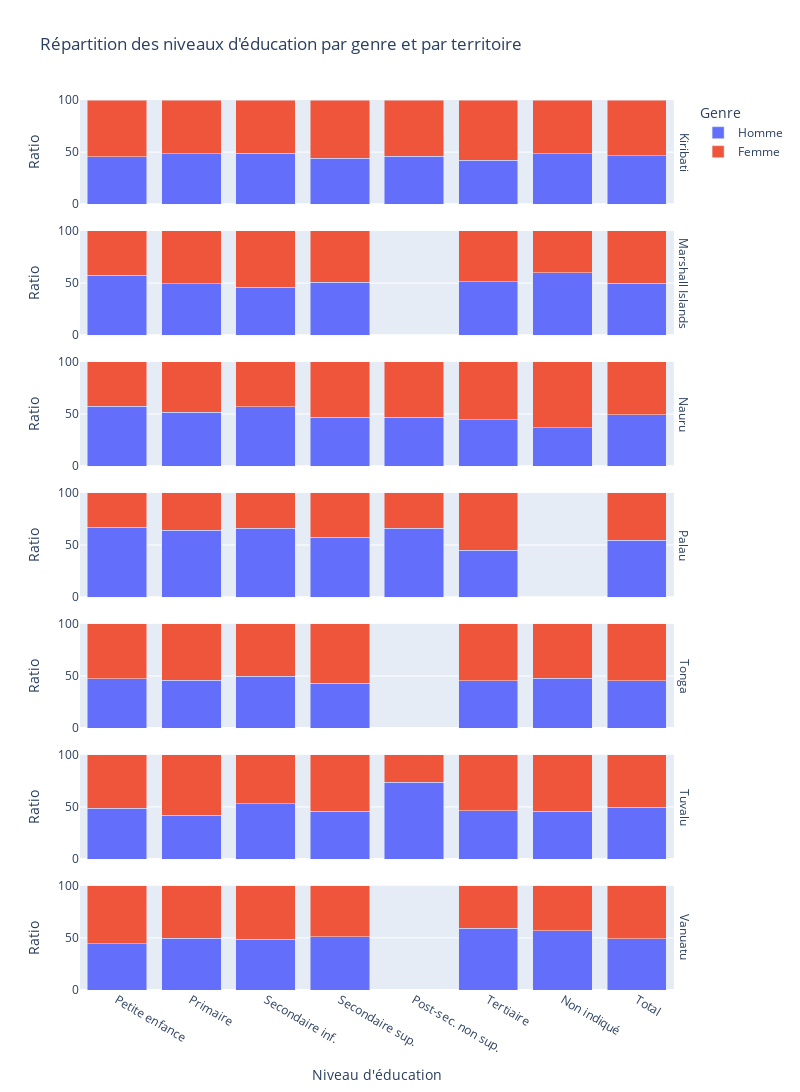

Write notebook code for a chart like this one.
### Code cell
fig = px.bar(
    ratio,
    x="Niveau d'éducation",
    y="Ratio",
    color="Genre",
    facet_row="Pays et territoires insulaires du Pacifique",
    barmode="stack",
    title="Répartition des niveaux d'éducation par genre et par territoire",
    labels={"Value": "Total population"},
    range_y=[0, 100],
    height=200 * len(all_data["Pays et territoires insulaires du Pacifique"].unique()),
    width=800,
)
fig.for_each_annotation(lambda a: a.update(text=a.text.split("=")[-1]))
fig.show()

### Figure 1 — Plotly figure (JSON) as saved in the notebook; plotly's stock layout.template omitted (floating-point values rounded to 4 significant figures)
{"data": [{"alignmentgroup": "True", "hovertemplate": "Genre=Homme<br>Pays et territoires insulaires du Pacifique=Kiribati<br>Niveau d'éducation=%{x}<br>Ratio=%{y}<extra></extra>", "legendgroup": "Homme", "marker": {"color": "#636efa", "pattern": {"shape": ""}}, "name": "Homme", "offsetgroup": "Homme", "orientation": "v", "showlegend": true, "textposition": "auto", "type": "bar", "x": ["Petite enfance", "Primaire", "Secondaire inf.", "Secondaire sup.", "Post-sec. non sup.", "Tertiaire", "Non indiqué", "Total"], "xaxis": "x7", "y": [45.45, 48.36, 49.04, 44.03, 46.28, 42.16, 48.36, 46.76], "yaxis": "y7"}, {"alignmentgroup": "True", "hovertemplate": "Genre=Homme<br>Pays et territoires insulaires du Pacifique=Marshall Islands<br>Niveau d'éducation=%{x}<br>Ratio=%{y}<extra></extra>", "legendgroup": "Homme", "marker": {"color": "#636efa", "pattern": {"shape": ""}}, "name": "Homme", "offsetgroup": "Homme", "orientation": "v", "showlegend": false, "textposition": "auto", "type": "bar", "x": ["Petite enfance", "Primaire", "Secondaire inf.", "Secondaire sup.", "Tertiaire", "Non indiqué", "Total"], "xaxis": "x6", "y": [57.55, 49.56, 45.98, 50.74, 51.22, 60.1, 49.85], "yaxis": "y6"}, {"alignmentgroup": "True", "hovertemplate": "Genre=Homme<br>Pays et territoires insulaires du Pacifique=Nauru<br>Niveau d'éducation=%{x}<br>Ratio=%{y}<extra></extra>", "legendgroup": "Homme", "marker": {"color": "#636efa", "pattern": {"shape": ""}}, "name": "Homme", "offsetgroup": "Homme", "orientation": "v", "showlegend": false, "textposition": "auto", "type": "bar", "x": ["Petite enfance", "Primaire", "Secondaire inf.", "Secondaire sup.", "Post-sec. non sup.", "Tertiaire", "Non indiqué", "Total"], "xaxis": "x5", "y": [57.54, 51.91, 57.09, 46.77, 46.77, 44.65, 37.06, 49.47], "yaxis": "y5"}, {"alignmentgroup": "True", "hovertemplate": "Genre=Homme<br>Pays et territoires insulaires du Pacifique=Palau<br>Niveau d'éducation=%{x}<br>Ratio=%{y}<extra></extra>", "legendgroup": "Homme", "marker": {"color": "#636efa", "pattern": {"shape": ""}}, "name": "Homme", "offsetgroup": "Homme", "orientation": "v", "showlegend": false, "textposition": "auto", "type": "bar", "x": ["Petite enfance", "Primaire", "Secondaire inf.", "Secondaire sup.", "Post-sec. non sup.", "Tertiaire", "Total"], "xaxis": "x4", "y": [66.9, 64.38, 65.95, 57.23, 65.86, 45.11, 54.69], "yaxis": "y4"}, {"alignmentgroup": "True", "hovertemplate": "Genre=Homme<br>Pays et territoires insulaires du Pacifique=Tonga<br>Niveau d'éducation=%{x}<br>Ratio=%{y}<extra></extra>", "legendgroup": "Homme", "marker": {"color": "#636efa", "pattern": {"shape": ""}}, "name": "Homme", "offsetgroup": "Homme", "orientation": "v", "showlegend": false, "textposition": "auto", "type": "bar", "x": ["Petite enfance", "Primaire", "Secondaire inf.", "Secondaire sup.", "Tertiaire", "Non indiqué", "Total"], "xaxis": "x3", "y": [47.53, 45.79, 49.68, 42.88, 45.57, 47.58, 45.61], "yaxis": "y3"}, {"alignmentgroup": "True", "hovertemplate": "Genre=Homme<br>Pays et territoires insulaires du Pacifique=Tuvalu<br>Niveau d'éducation=%{x}<br>Ratio=%{y}<extra></extra>", "legendgroup": "Homme", "marker": {"color": "#636efa", "pattern": {"shape": ""}}, "name": "Homme", "offsetgroup": "Homme", "orientation": "v", "showlegend": false, "textposition": "auto", "type": "bar", "x": ["Petite enfance", "Primaire", "Secondaire inf.", "Secondaire sup.", "Post-sec. non sup.", "Tertiaire", "Non indiqué", "Total"], "xaxis": "x2", "y": [48.5, 42, 53.17, 45.67, 73.71, 46.25, 45.94, 49.64], "yaxis": "y2"}, {"alignmentgroup": "True", "hovertemplate": "Genre=Homme<br>Pays et territoires insulaires du Pacifique=Vanuatu<br>Niveau d'éducation=%{x}<br>Ratio=%{y}<extra></extra>", "legendgroup": "Homme", "marker": {"color": "#636efa", "pattern": {"shape": ""}}, "name": "Homme", "offsetgroup": "Homme", "orientation": "v", "showlegend": false, "textposition": "auto", "type": "bar", "x": ["Petite enfance", "Primaire", "Secondaire inf.", "Secondaire sup.", "Tertiaire", "Non indiqué", "Total"], "xaxis": "x", "y": [44.53, 49.46, 48.55, 50.92, 59.13, 56.79, 49.19], "yaxis": "y"}, {"alignmentgroup": "True", "hovertemplate": "Genre=Femme<br>Pays et territoires insulaires du Pacifique=Kiribati<br>Niveau d'éducation=%{x}<br>Ratio=%{y}<extra></extra>", "legendgroup": "Femme", "marker": {"color": "#EF553B", "pattern": {"shape": ""}}, "name": "Femme", "offsetgroup": "Femme", "orientation": "v", "showlegend": true, "textposition": "auto", "type": "bar", "x": ["Petite enfance", "Primaire", "Secondaire inf.", "Secondaire sup.", "Post-sec. non sup.", "Tertiaire", "Non indiqué", "Total"], "xaxis": "x7", "y": [54.55, 51.64, 50.96, 55.97, 53.72, 57.84, 51.64, 53.24], "yaxis": "y7"}, {"alignmentgroup": "True", "hovertemplate": "Genre=Femme<br>Pays et territoires insulaires du Pacifique=Marshall Islands<br>Niveau d'éducation=%{x}<br>Ratio=%{y}<extra></extra>", "legendgroup": "Femme", "marker": {"color": "#EF553B", "pattern": {"shape": ""}}, "name": "Femme", "offsetgroup": "Femme", "orientation": "v", "showlegend": false, "textposition": "auto", "type": "bar", "x": ["Petite enfance", "Primaire", "Secondaire inf.", "Secondaire sup.", "Tertiaire", "Non indiqué", "Total"], "xaxis": "x6", "y": [42.45, 50.44, 54.02, 49.26, 48.78, 39.9, 50.15], "yaxis": "y6"}, {"alignmentgroup": "True", "hovertemplate": "Genre=Femme<br>Pays et territoires insulaires du Pacifique=Nauru<br>Niveau d'éducation=%{x}<br>Ratio=%{y}<extra></extra>", "legendgroup": "Femme", "marker": {"color": "#EF553B", "pattern": {"shape": ""}}, "name": "Femme", "offsetgroup": "Femme", "orientation": "v", "showlegend": false, "textposition": "auto", "type": "bar", "x": ["Petite enfance", "Primaire", "Secondaire inf.", "Secondaire sup.", "Post-sec. non sup.", "Tertiaire", "Non indiqué", "Total"], "xaxis": "x5", "y": [42.46, 48.09, 42.91, 53.23, 53.23, 55.35, 62.94, 50.53], "yaxis": "y5"}, {"alignmentgroup": "True", "hovertemplate": "Genre=Femme<br>Pays et territoires insulaires du Pacifique=Palau<br>Niveau d'éducation=%{x}<br>Ratio=%{y}<extra></extra>", "legendgroup": "Femme", "marker": {"color": "#EF553B", "pattern": {"shape": ""}}, "name": "Femme", "offsetgroup": "Femme", "orientation": "v", "showlegend": false, "textposition": "auto", "type": "bar", "x": ["Petite enfance", "Primaire", "Secondaire inf.", "Secondaire sup.", "Post-sec. non sup.", "Tertiaire", "Total"], "xaxis": "x4", "y": [33.1, 35.62, 34.05, 42.77, 34.14, 54.89, 45.31], "yaxis": "y4"}, {"alignmentgroup": "True", "hovertemplate": "Genre=Femme<br>Pays et territoires insulaires du Pacifique=Tonga<br>Niveau d'éducation=%{x}<br>Ratio=%{y}<extra></extra>", "legendgroup": "Femme", "marker": {"color": "#EF553B", "pattern": {"shape": ""}}, "name": "Femme", "offsetgroup": "Femme", "orientation": "v", "showlegend": false, "textposition": "auto", "type": "bar", "x": ["Petite enfance", "Primaire", "Secondaire inf.", "Secondaire sup.", "Tertiaire", "Non indiqué", "Total"], "xaxis": "x3", "y": [52.47, 54.21, 50.32, 57.12, 54.43, 52.42, 54.39], "yaxis": "y3"}, {"alignmentgroup": "True", "hovertemplate": "Genre=Femme<br>Pays et territoires insulaires du Pacifique=Tuvalu<br>Niveau d'éducation=%{x}<br>Ratio=%{y}<extra></extra>", "legendgroup": "Femme", "marker": {"color": "#EF553B", "pattern": {"shape": ""}}, "name": "Femme", "offsetgroup": "Femme", "orientation": "v", "showlegend": false, "textposition": "auto", "type": "bar", "x": ["Petite enfance", "Primaire", "Secondaire inf.", "Secondaire sup.", "Post-sec. non sup.", "Tertiaire", "Non indiqué", "Total"], "xaxis": "x2", "y": [51.5, 58.0, 46.83, 54.33, 26.29, 53.75, 54.06, 50.36], "yaxis": "y2"}, {"alignmentgroup": "True", "hovertemplate": "Genre=Femme<br>Pays et territoires insulaires du Pacifique=Vanuatu<br>Niveau d'éducation=%{x}<br>Ratio=%{y}<extra></extra>", "legendgroup": "Femme", "marker": {"color": "#EF553B", "pattern": {"shape": ""}}, "name": "Femme", "offsetgroup": "Femme", "orientation": "v", "showlegend": false, "textposition": "auto", "type": "bar", "x": ["Petite enfance", "Primaire", "Secondaire inf.", "Secondaire sup.", "Tertiaire", "Non indiqué", "Total"], "xaxis": "x", "y": [55.47, 50.54, 51.45, 49.08, 40.87, 43.21, 50.81], "yaxis": "y"}], "layout": {"annotations": [{"font": {}, "showarrow": false, "text": "Vanuatu", "textangle": 90, "x": 0.98, "xanchor": "left", "xref": "paper", "y": 0.05857, "yanchor": "middle", "yref": "paper"}, {"font": {}, "showarrow": false, "text": "Tuvalu", "textangle": 90, "x": 0.98, "xanchor": "left", "xref": "paper", "y": 0.2057, "yanchor": "middle", "yref": "paper"}, {"font": {}, "showarrow": false, "text": "Tonga", "textangle": 90, "x": 0.98, "xanchor": "left", "xref": "paper", "y": 0.3529, "yanchor": "middle", "yref": "paper"}, {"font": {}, "showarrow": false, "text": "Palau", "textangle": 90, "x": 0.98, "xanchor": "left", "xref": "paper", "y": 0.5, "yanchor": "middle", "yref": "paper"}, {"font": {}, "showarrow": false, "text": "Nauru", "textangle": 90, "x": 0.98, "xanchor": "left", "xref": "paper", "y": 0.6471, "yanchor": "middle", "yref": "paper"}, {"font": {}, "showarrow": false, "text": "Marshall Islands", "textangle": 90, "x": 0.98, "xanchor": "left", "xref": "paper", "y": 0.7943, "yanchor": "middle", "yref": "paper"}, {"font": {}, "showarrow": false, "text": "Kiribati", "textangle": 90, "x": 0.98, "xanchor": "left", "xref": "paper", "y": 0.9414, "yanchor": "middle", "yref": "paper"}], "barmode": "stack", "height": 1400, "legend": {"title": {"text": "Genre"}, "tracegroupgap": 0}, "title": {"text": "Répartition des niveaux d'éducation par genre et par territoire"}, "width": 800, "xaxis": {"anchor": "y", "domain": [0, 0.98], "title": {"text": "Niveau d'éducation"}}, "xaxis2": {"anchor": "y2", "domain": [0, 0.98], "matches": "x", "showticklabels": false}, "xaxis3": {"anchor": "y3", "domain": [0, 0.98], "matches": "x", "showticklabels": false}, "xaxis4": {"anchor": "y4", "domain": [0, 0.98], "matches": "x", "showticklabels": false}, "xaxis5": {"anchor": "y5", "domain": [0, 0.98], "matches": "x", "showticklabels": false}, "xaxis6": {"anchor": "y6", "domain": [0, 0.98], "matches": "x", "showticklabels": false}, "xaxis7": {"anchor": "y7", "domain": [0, 0.98], "matches": "x", "showticklabels": false}, "yaxis": {"anchor": "x", "domain": [0, 0.1171], "range": [0, 100], "title": {"text": "Ratio"}}, "yaxis2": {"anchor": "x2", "domain": [0.1471, 0.2643], "matches": "y", "range": [0, 100], "title": {"text": "Ratio"}}, "yaxis3": {"anchor": "x3", "domain": [0.2943, 0.4114], "matches": "y", "range": [0, 100], "title": {"text": "Ratio"}}, "yaxis4": {"anchor": "x4", "domain": [0.4414, 0.5586], "matches": "y", "range": [0, 100], "title": {"text": "Ratio"}}, "yaxis5": {"anchor": "x5", "domain": [0.5886, 0.7057], "matches": "y", "range": [0, 100], "title": {"text": "Ratio"}}, "yaxis6": {"anchor": "x6", "domain": [0.7357, 0.8529], "matches": "y", "range": [0, 100], "title": {"text": "Ratio"}}, "yaxis7": {"anchor": "x7", "domain": [0.8829, 1.0], "matches": "y", "range": [0, 100], "title": {"text": "Ratio"}}}}
